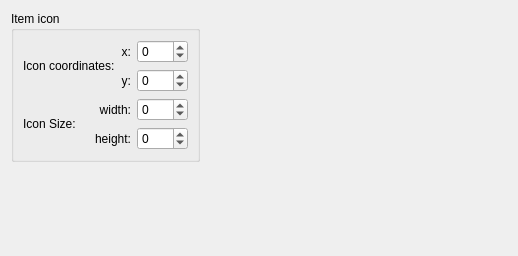
          <widget class="QWidget" name="tab_5" >
           <property name="geometry" >
            <rect>
             <x>0</x>
             <y>0</y>
             <width>518</width>
             <height>256</height>
            </rect>
           </property>
           <attribute name="title" >
            <string>Item icon</string>
           </attribute>
           <layout class="QGridLayout" name="gridLayout_19" >
            <item row="0" column="0" >
             <widget class="QGroupBox" name="groupBox_5" >
              <property name="title" >
               <string>Item icon</string>
              </property>
              <layout class="QGridLayout" name="gridLayout_9" >
               <item row="0" column="0" >
                <layout class="QHBoxLayout" name="horizontalLayout_10" >
                 <item>
                  <widget class="QLabel" name="label_14" >
                   <property name="text" >
                    <string>Icon coordinates:</string>
                   </property>
                  </widget>
                 </item>
                 <item>
                  <layout class="QGridLayout" name="gridLayout_10" >
                   <item row="0" column="0" >
                    <widget class="QLabel" name="label_15" >
                     <property name="text" >
                      <string>x:</string>
                     </property>
                     <property name="alignment" >
                      <set>Qt::AlignRight|Qt::AlignTrailing|Qt::AlignVCenter</set>
                     </property>
                    </widget>
                   </item>
                   <item row="0" column="1" >
                    <widget class="QSpinBox" name="uIconCoordinates0" >
                     <property name="minimum" >
                      <number>-500</number>
                     </property>
                     <property name="maximum" >
                      <number>500</number>
                     </property>
                    </widget>
                   </item>
                   <item row="1" column="0" >
                    <widget class="QLabel" name="label_16" >
                     <property name="text" >
                      <string>y:</string>
                     </property>
                     <property name="alignment" >
                      <set>Qt::AlignRight|Qt::AlignTrailing|Qt::AlignVCenter</set>
                     </property>
                    </widget>
                   </item>
                   <item row="1" column="1" >
                    <widget class="QSpinBox" name="uIconCoordinates1" >
                     <property name="minimum" >
                      <number>-500</number>
                     </property>
                     <property name="value" >
                      <number>0</number>
                     </property>
                    </widget>
                   </item>
                  </layout>
                 </item>
                </layout>
               </item>
               <item row="1" column="0" >
                <layout class="QHBoxLayout" name="horizontalLayout_15" >
                 <item>
                  <widget class="QLabel" name="label_23" >
                   <property name="text" >
                    <string>Icon Size:</string>
                   </property>
                  </widget>
                 </item>
                 <item>
                  <layout class="QGridLayout" name="gridLayout_14" >
                   <item row="0" column="0" >
                    <widget class="QLabel" name="label_24" >
                     <property name="text" >
                      <string>width:</string>
                     </property>
                     <property name="alignment" >
                      <set>Qt::AlignRight|Qt::AlignTrailing|Qt::AlignVCenter</set>
                     </property>
                    </widget>
                   </item>
                   <item row="0" column="1" >
                    <widget class="QSpinBox" name="uIconSize0" >
                     <property name="minimum" >
                      <number>-500</number>
                     </property>
                     <property name="maximum" >
                      <number>500</number>
                     </property>
                    </widget>
                   </item>
                   <item row="1" column="0" >
                    <widget class="QLabel" name="label_25" >
                     <property name="text" >
                      <string>height:</string>
                     </property>
                     <property name="alignment" >
                      <set>Qt::AlignRight|Qt::AlignTrailing|Qt::AlignVCenter</set>
                     </property>
                    </widget>
                   </item>
                   <item row="1" column="1" >
                    <widget class="QSpinBox" name="uIconSize1" >
                     <property name="minimum" >
                      <number>-500</number>
                     </property>
                     <property name="value" >
                      <number>0</number>
                     </property>
                    </widget>
                   </item>
                  </layout>
                 </item>
                </layout>
               </item>
              </layout>
             </widget>
            </item>
            <item row="0" column="1" >
             <spacer name="horizontalSpacer_5" >
              <property name="orientation" >
               <enum>Qt::Horizontal</enum>
              </property>
              <property name="sizeHint" stdset="0" >
               <size>
                <width>40</width>
                <height>20</height>
               </size>
              </property>
             </spacer>
            </item>
            <item row="1" column="0" >
             <spacer name="verticalSpacer_4" >
              <property name="orientation" >
               <enum>Qt::Vertical</enum>
              </property>
              <property name="sizeHint" stdset="0" >
               <size>
                <width>20</width>
                <height>40</height>
               </size>
              </property>
             </spacer>
            </item>
           </layout>
          </widget>
